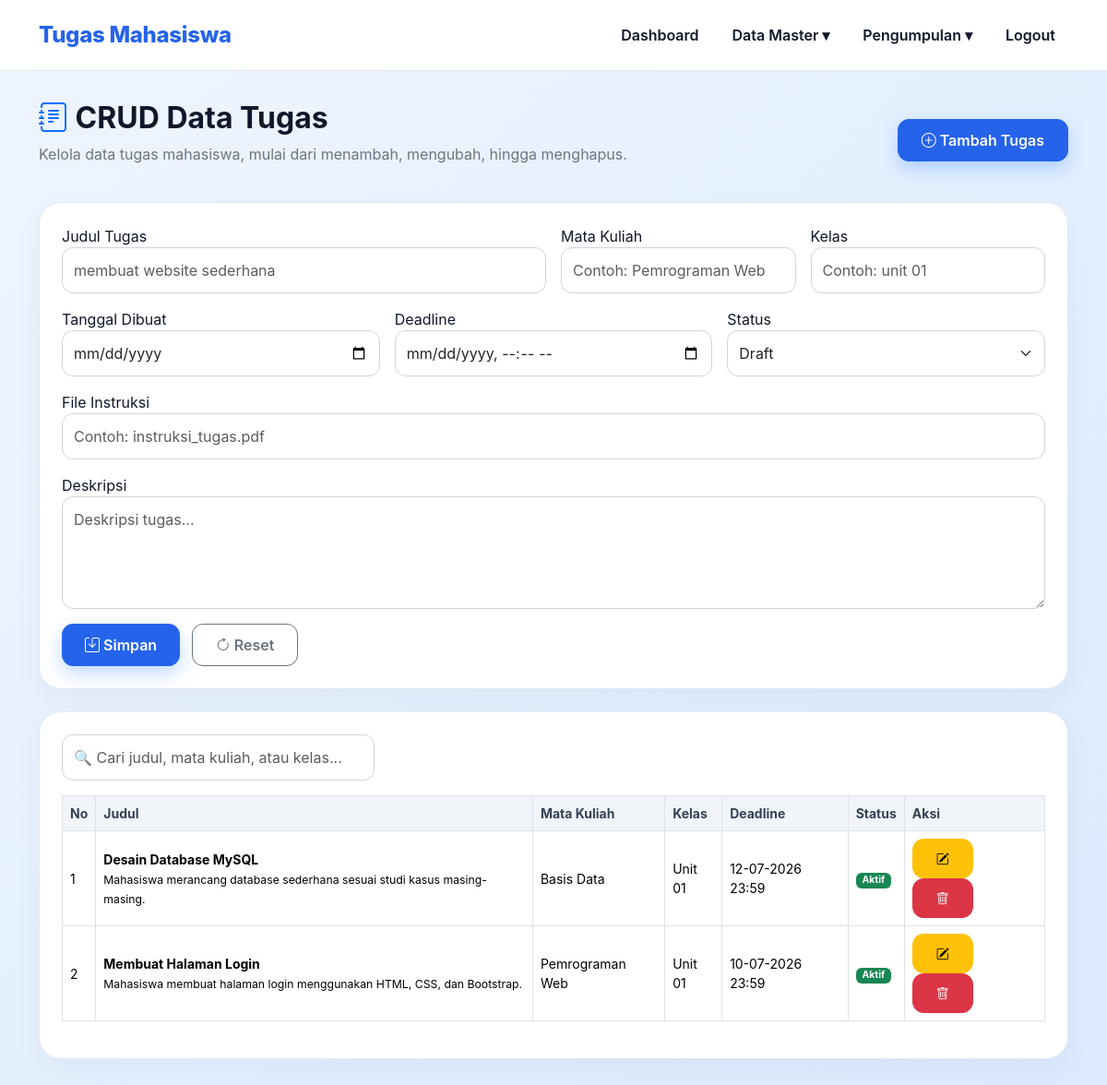
/tugas.php, run on the app's committed database.
### tables this page shows
CREATE TABLE `tugas` (
  `id_tugas` int(11) NOT NULL,
  `judul_tugas` varchar(150) NOT NULL,
  `deskripsi` text NOT NULL,
  `mata_kuliah` varchar(100) NOT NULL,
  `kelas` varchar(20) NOT NULL,
  `tanggal_dibuat` date NOT NULL,
  `deadline` datetime NOT NULL,
  `file_instruksi` varchar(255) DEFAULT NULL,
  `status_tugas` enum('draft','aktif','selesai') DEFAULT 'aktif',
  `id_user` int(11) DEFAULT NULL,
  `created_at` timestamp NOT NULL DEFAULT current_timestamp()
);

### tugas.php (the view, shortened to what this page needs)
<?php
include 'koneksi.php';
$data = mysqli_query($koneksi, "SELECT * FROM tugas ORDER BY id_tugas DESC");
?>
<!DOCTYPE html>
<html lang="id">
<head>
    <link href="https://cdn.jsdelivr.net/npm/bootstrap@5.3.3/dist/css/bootstrap.min.css" rel="stylesheet">
    <link rel="stylesheet" href="https://cdn.jsdelivr.net/npm/bootstrap-icons@1.11.3/font/bootstrap-icons.min.css">
    <link href="assets/css/style.css" rel="stylesheet">
</head>
<body>
<header class="main-header">
    <div class="container py-3 d-flex align-items-center justify-content-between">
        <a href="dashboard.php" class="text-decoration-none brand-title fs-4">
            Tugas Mahasiswa
        </a>
        <ul class="top-nav">
            <li><a href="dashboard.php">Dashboard</a></li>
            <li>
                <a href="#">Data Master ▾</a>
            </li>
            <li>
                <a href="#">Pengumpulan ▾</a>
            </li>
            <li><a href="#">Logout</a></li>
        </ul>
    </div>
</header>
<main class="page-section">
    <div class="container">
        <div class="d-flex justify-content-between align-items-center mb-4">
            <div>
                <h2 class="fw-bold">
                    <i class="bi bi-journal-text text-primary"></i>
                    CRUD Data Tugas
                </h2>
                <p class="text-secondary">
                    Kelola data tugas mahasiswa, mulai dari menambah, mengubah, hingga menghapus.
                </p>
            </div>
            <a href="#form-tugas" class="btn btn-primary">
                <i class="bi bi-plus-circle"></i>
                Tambah Tugas
            </a>
        </div>
        <section class="content-card p-4 mb-4" id="form-tugas">
            <form method="POST">
                <div class="row g-3">
                    <div class="col-md-6">
                        <label>Judul Tugas</label>
                        <input type="text" name="judul_tugas" class="form-control" required placeholder="membuat website sederhana">
                    </div>
                    <div class="col-md-3">
                        <label>Mata Kuliah</label>
                        <input type="text" name="mata_kuliah" class="form-control" required placeholder="Contoh: Pemrograman Web">
                    </div>
                    <div class="col-md-3">
                        <label>Kelas</label>
                        <input type="text" name="kelas" class="form-control" required placeholder="Contoh: unit 01">
                    </div>
                    <div class="col-md-4">
                        <label>Tanggal Dibuat</label>
                        <input type="date" name="tanggal_dibuat" class="form-control" required>
                    </div>
                    <div class="col-md-4">
                        <label>Deadline</label>
                        <input type="datetime-local" name="deadline" class="form-control" required>
                    </div>
                    <div class="col-md-4">
                        <label>Status</label>
                        <select name="status_tugas" class="form-select">
                            <option value="draft">Draft</option>
                        </select>
                    </div>
                    <div class="col-12">
                        <label>File Instruksi</label>
                        <input type="text"
                        name="file_instruksi"
                        class="form-control"
                        placeholder="Contoh: instruksi_tugas.pdf">
                    </div>
                    <div class="col-12">
                        <label>Deskripsi</label>
                        <textarea
                        name="deskripsi"
                        class="form-control"
                        rows="4"
                        placeholder="Deskripsi tugas..."></textarea>
                    </div>
                    <div class="col-12">
                        <button
                        type="submit"
                        name="simpan"
                        class="btn btn-primary px-4">
                        <i class="bi bi-save"></i>
                        Simpan
                    </button>
                    <button
                    type="reset"
                    class="btn btn-outline-secondary ms-2">
                    <i class="bi bi-arrow-clockwise"></i>
                    Reset
                </button>
                </div>
            </div>
        </form>
    </section>
    <section class="content-card p-4">
        <div class="row mb-3">
        <div class="col-md-4">
        <input
            type="text"
            id="searchInput"
            class="form-control"
            placeholder="🔍 Cari judul, mata kuliah, atau kelas...">
        </div>
        </div>
        <div class="table-responsive">
            <table class="table table-bordered" id="tabelData">
                <thead>
                    <tr>
                        <th>No</th>
                        <th>Judul</th>
                        <th>Mata Kuliah</th>
                        <th>Kelas</th>
                        <th>Deadline</th>
                        <th>Status</th>
                        <th>Aksi</th>
                    </tr>
                </thead>
                <tbody>
<?php
$no = 1;
while ($row = mysqli_fetch_assoc($data)) {
?>
  <tr>
    <td><?= $no++; ?></td>
    <td>
        <strong><?= $row['judul_tugas']; ?></strong><br>
        <small><?= $row['deskripsi']; ?></small>
    </td>
    <td><?= $row['mata_kuliah']; ?></td>
    <td><?= $row['kelas']; ?></td>
    <td><?= date('d-m-Y H:i', strtotime($row['deadline'])); ?></td>
    <td>
        <?php if ($row['status_tugas'] == "aktif") { ?>
            <span class="badge bg-success">Aktif</span>
        <?php } elseif ($row['status_tugas'] == "draft") { ?>
            <span class="badge bg-warning text-dark">Draft</span>
        <?php } else { ?>
            <span class="badge bg-secondary">Selesai</span>
        <?php } ?>
    </td>
       <td>
        <a href="edit_tugas.php?id=<?= $row['id_tugas']; ?>" class="btn btn-warning btn-sm">
            <i class="bi bi-pencil-square"></i>
        </a>
         <a href="hapus_tugas.php?id=<?= $row['id_tugas']; ?>"
         class="btn btn-danger btn-sm"
         onclick="return confirm('Yakin ingin menghapus data ini?')">
         <i class="bi bi-trash"></i>
        </a>
    </td>
</tr>
<?php } ?>
</tbody>
</table>
</div>
</section>
</div>
</main>
</body>
</html>

### assets/css/style.css (style rules this page uses)
:root { --primary: #2563eb; --primary-dark: #1e40af; --secondary: #64748b; --soft-bg: #f8fafc; --dark: #0f172a; --card-border: #e2e8f0; --success: #16a34a; --warning: #f59e0b; --danger: #dc2626; }
* { box-sizing: border-box; }
body { font-family: "Inter", "Segoe UI", Arial, sans-serif; background: var(--soft-bg); color: var(--dark); }
.main-header { background: #ffffff; border-bottom: 1px solid var(--card-border); position: sticky; top: 0; z-index: 20; }
.brand-title { font-weight: 800; color: var(--primary); letter-spacing: -0.3px; }
.top-nav { display: flex; align-items: center; gap: 8px; margin: 0; padding: 0; list-style: none; }
.top-nav > li { position: relative; }
.top-nav a { text-decoration: none; color: var(--dark); font-weight: 600; padding: 10px 14px; border-radius: 12px; display: block; }
.page-section { padding: 32px 0; }
.content-card { border: 1px solid var(--card-border); border-radius: 24px; background: #ffffff; box-shadow: 0 12px 32px rgba(15, 23, 42, 0.04); }
.table thead th { background: #f1f5f9; color: #334155; font-size: 14px; white-space: nowrap; }
.table td { vertical-align: middle; font-size: 14px; }
.form-control, .form-select { border-radius: 14px; border-color: #cbd5e1; padding: 11px 14px; }
.btn { border-radius: 14px; font-weight: 700; }
.btn-primary { background: var(--primary); border-color: var(--primary); }
body { background:#f5f7fb; }
.form-control, .form-select { border-radius:12px; padding:12px; }
.btn { border-radius:12px; padding:10px 25px; font-weight:600; }
.btn-primary { box-shadow:0 8px 20px rgba(13,110,253,.25); }
body { background:linear-gradient(135deg,#eef5ff,#dbeafe); }
.form-control, .form-select { border-radius:12px; padding:12px; border:1px solid #ced4da; }

### data on the page
tugas: judul_tugas "Desain Database MySQL", deskripsi "Mahasiswa merancang database sederhana sesuai studi kasus masing-masing.", mata_kuliah "Basis Data", kelas "Unit 01", deadline "12-07-2026 23:59", status_tugas "Aktif"
tugas: judul_tugas "Membuat Halaman Login", deskripsi "Mahasiswa membuat halaman login menggunakan HTML, CSS, dan Bootstrap.", mata_kuliah "Pemrograman Web", kelas "Unit 01", deadline "10-07-2026 23:59", status_tugas "Aktif"
